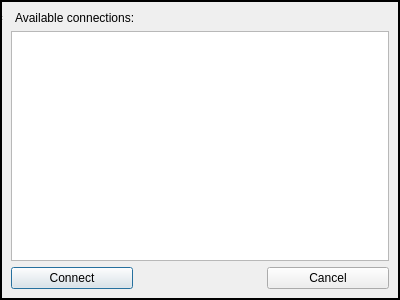
<?xml version="1.0" encoding="UTF-8"?>
<ui version="4.0">
 <class>connectDialog</class>
 <widget class="QDialog" name="connectDialog">
  <property name="geometry">
   <rect>
    <x>0</x>
    <y>0</y>
    <width>400</width>
    <height>300</height>
   </rect>
  </property>
  <property name="windowTitle">
   <string>Remote connection</string>
  </property>
  <property name="styleSheet">
   <string notr="true">QDialog { border: 2px solid;}</string>
  </property>
  <layout class="QGridLayout" name="gridLayout">
   <item row="1" column="0" colspan="2">
    <widget class="QLabel" name="status_label">
     <property name="text">
      <string>Available connections:</string>
     </property>
     <property name="margin">
      <number>1</number>
     </property>
     <property name="indent">
      <number>4</number>
     </property>
    </widget>
   </item>
   <item row="3" column="0">
    <widget class="QPushButton" name="connect_pushButton">
     <property name="text">
      <string>Connect</string>
     </property>
    </widget>
   </item>
   <item row="3" column="2">
    <widget class="QPushButton" name="cancel_pushButton">
     <property name="text">
      <string>Cancel</string>
     </property>
    </widget>
   </item>
   <item row="2" column="0" colspan="3">
    <widget class="QListWidget" name="remote_listWidget">
     <property name="styleSheet">
      <string notr="true">QDialog {
border: 5px solid gray;
}</string>
     </property>
    </widget>
   </item>
  </layout>
  <widget class="QToolBar" name="mainToolBar">
   <property name="geometry">
    <rect>
     <x>0</x>
     <y>0</y>
     <width>4</width>
     <height>13</height>
    </rect>
   </property>
  </widget>
  <widget class="QStatusBar" name="statusBar">
   <property name="geometry">
    <rect>
     <x>0</x>
     <y>0</y>
     <width>3</width>
     <height>22</height>
    </rect>
   </property>
  </widget>
 </widget>
 <layoutdefault spacing="6" margin="11"/>
 <resources/>
 <connections/>
</ui>
